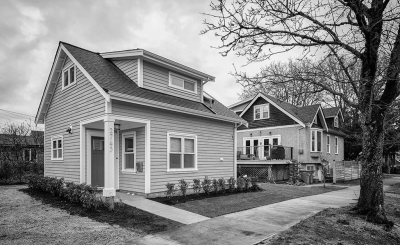
#> input picture ev_gray.png, 400 x 245 px
$ python Goruntu_Esikleme.py
#> lines starting #> are read from the running program, lines starting #| are printed output that depends on the picture; after the words box and inside, x2 and y2 are one past the last pixel; in counts of white or black regions, pixels touching at a corner belong together
import cv2
import matplotlib.pyplot as plt

#resmi ice aktarma
img=cv2.imread("ev_gray.png")
#> img is the input picture: shape (245, 400, 3); min 2, max 245, mean 133.8
img=cv2.cvtColor(img, cv2.COLOR_BGR2GRAY)  #standart renk düzeni olan BGR'den gri tonlama düzenine dönüşüm yapar.
#> img: shape (245, 400)
plt.figure()  #bir grafik figürü oluşturur.
plt.imshow(img, cmap="gray")
plt.axis("on")  # Eksenleri açık bırak
#plt.axis("off") #Grafik eksenlerini (x ve y eksenlerini) gizler.
plt.show()

# esikleme (Thresholding İşlemi)
_,thresh_img=cv2.threshold(img,thresh=60 , maxval=255 ,type=cv2.THRESH_BINARY )
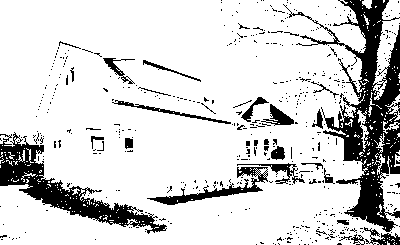
#> thresh_img: shape (245, 400); 83% white; 515 black regions (484 under 20 px), largest, box (x1, y1, x2, y2) and area: (283, 0, 400, 232) 7718, (0, 132, 167, 234) 3897, (147, 167, 268, 205) 1012

plt.figure()
plt.imshow(thresh_img, cmap="gray")
plt.axis("off")
plt.show()

"""
_: Threshold fonksiyonu, eşik değerini döner.
thresh=60: Eşik değeri. Piksel değerleri 0 ile 255 arasında olmalıdır. Bu örnekte, eşik değeri 60 olarak belirlenmiştir.
type=cv2.THRESH_BINARY: İkili (binary) eşikleme türü. Piksel değerleri şunlara göre belirlenir:
Eğer piksel değeri eşikten küçükse, piksel değeri 0 yapılır (siyah).
Eğer piksel değeri eşikten büyük veya eşitse, piksel değeri 255 yapılır (beyaz).
"""


#Adaptive Thresholding (Uyarlamalı Eşikleme)
thresh_img2= cv2.adaptiveThreshold(img ,255, cv2.ADAPTIVE_THRESH_MEAN_C, cv2.THRESH_BINARY, 11, 8)
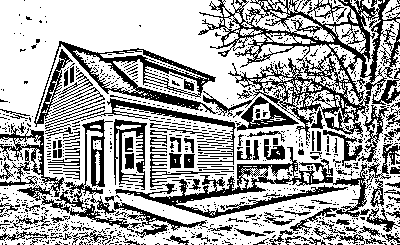
#> thresh_img2: shape (245, 400); 66.4% white; 1047 black regions (924 under 20 px), largest, box (x1, y1, x2, y2) and area: (198, 0, 400, 163) 8629, (115, 147, 371, 231) 4275, (34, 41, 218, 127) 3351
plt.figure()
plt.imshow(thresh_img2, cmap="gray")
plt.axis("off")
plt.show()

"""
cv2.adaptiveThreshold() Fonksiyonu:Yerel bölgelerdeki parlaklık farklılıklarına bağlı olarak, her piksel için eşik değeri dinamik olarak belirlenir.
255: Maksimum değer (maxValue): Bir pikselin değeri eşik değerini geçerse bu maksimum değer atanır.Burada, beyaz pikseller için maksimum değer olan 255 kullanılmıştır.
cv2.ADAPTIVE_THRESH_MEAN_C: Her piksel için eşik değeri, pikselin çevresindeki belirli bir bölgedeki komşu piksellerin ortalaması alınarak hesaplanır.
type=cv2.THRESH_BINARY: İkili (binary) eşikleme türü. Piksel değerleri şunlara göre belirlenir:
Eğer piksel değeri eşikten küçükse, piksel değeri 0 yapılır (siyah).
Eğer piksel değeri eşikten büyük veya eşitse, piksel değeri 255 yapılır (beyaz).
"""
